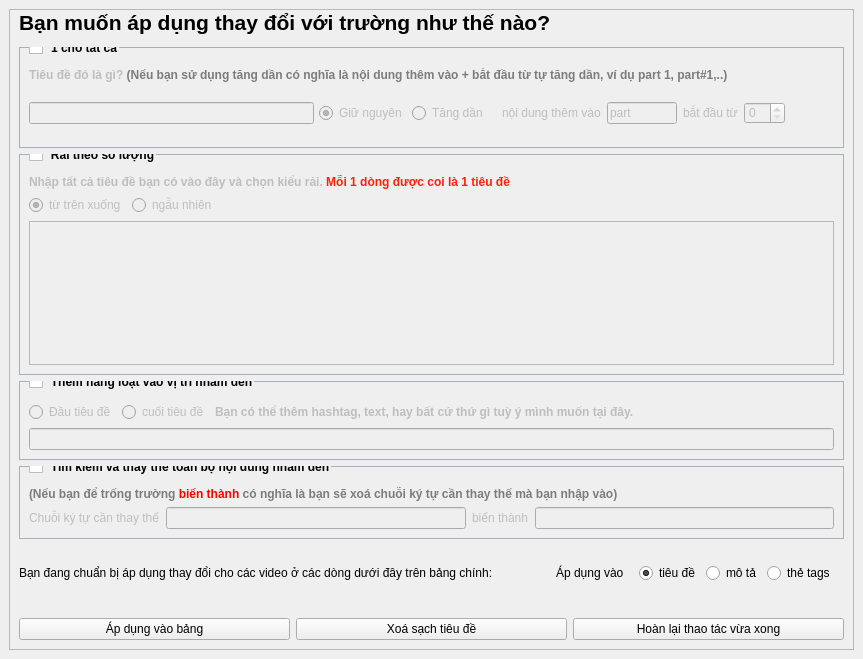
<?xml version="1.0" encoding="UTF-8"?>
<ui version="4.0">
 <class>MainWindow</class>
 <widget class="QMainWindow" name="MainWindow">
  <property name="geometry">
   <rect>
    <x>0</x>
    <y>0</y>
    <width>863</width>
    <height>659</height>
   </rect>
  </property>
  <property name="windowTitle">
   <string>Trình trình sửa trường hàng loạt</string>
  </property>
  <property name="windowIcon">
   <iconset>
    <normaloff>:/logo/icon-sw.png</normaloff>:/logo/icon-sw.png</iconset>
  </property>
  <widget class="QWidget" name="centralwidget">
   <layout class="QGridLayout" name="gridLayout">
    <item row="0" column="0">
     <widget class="QFrame" name="bulkEditTitle">
      <property name="frameShape">
       <enum>QFrame::StyledPanel</enum>
      </property>
      <property name="frameShadow">
       <enum>QFrame::Raised</enum>
      </property>
      <layout class="QVBoxLayout" name="verticalLayout_2">
       <property name="topMargin">
        <number>0</number>
       </property>
       <item>
        <widget class="QLabel" name="label_9">
         <property name="font">
          <font>
           <family>Segoe UI</family>
           <pointsize>16</pointsize>
           <weight>75</weight>
           <bold>true</bold>
          </font>
         </property>
         <property name="text">
          <string>Bạn muốn áp dụng thay đổi với trường như thế nào?</string>
         </property>
        </widget>
       </item>
       <item>
        <widget class="QScrollArea" name="scrollArea">
         <property name="styleSheet">
          <string notr="true">QScrollArea{
border:0
}</string>
         </property>
         <property name="widgetResizable">
          <bool>true</bool>
         </property>
         <widget class="QWidget" name="scrollAreaWidgetContents">
          <property name="geometry">
           <rect>
            <x>0</x>
            <y>0</y>
            <width>825</width>
            <height>501</height>
           </rect>
          </property>
          <layout class="QVBoxLayout" name="verticalLayout">
           <property name="leftMargin">
            <number>0</number>
           </property>
           <property name="topMargin">
            <number>6</number>
           </property>
           <property name="rightMargin">
            <number>0</number>
           </property>
           <item>
            <widget class="QGroupBox" name="aboveSection">
             <property name="styleSheet">
              <string notr="true">QGroupBox{
    border: 1px solid #a4b0be;
    margin-top: 0.5em;
	font-weight:bold
}
QGroupBox::title {
    top: -6px;
    left: 10px;
}
</string>
             </property>
             <property name="title">
              <string>1 cho tất cả</string>
             </property>
             <property name="flat">
              <bool>false</bool>
             </property>
             <property name="checkable">
              <bool>true</bool>
             </property>
             <property name="checked">
              <bool>false</bool>
             </property>
             <layout class="QVBoxLayout" name="verticalLayout_3">
              <property name="topMargin">
               <number>20</number>
              </property>
              <item>
               <widget class="QLabel" name="label">
                <property name="font">
                 <font>
                  <weight>75</weight>
                  <bold>true</bold>
                 </font>
                </property>
                <property name="text">
                 <string>&lt;html&gt;&lt;head/&gt;&lt;body&gt;&lt;p&gt;Tiêu đề đó là gì? &lt;span style=&quot; color:#7c7c7c;&quot;&gt;(Nếu bạn sử dụng tăng dần có nghĩa là nội dung thêm vào + bắt đầu từ tự tăng dần, ví dụ part 1, part#1,..)&lt;/span&gt;&lt;/p&gt;&lt;/body&gt;&lt;/html&gt;</string>
                </property>
               </widget>
              </item>
              <item>
               <layout class="QHBoxLayout" name="horizontalLayout_9">
                <property name="spacing">
                 <number>5</number>
                </property>
                <property name="leftMargin">
                 <number>0</number>
                </property>
                <property name="topMargin">
                 <number>5</number>
                </property>
                <property name="rightMargin">
                 <number>0</number>
                </property>
                <property name="bottomMargin">
                 <number>5</number>
                </property>
                <item>
                 <widget class="QLineEdit" name="oneTitle"/>
                </item>
                <item>
                 <widget class="QRadioButton" name="keepOriginal">
                  <property name="minimumSize">
                   <size>
                    <width>0</width>
                    <height>20</height>
                   </size>
                  </property>
                  <property name="text">
                   <string>Giữ nguyên</string>
                  </property>
                  <property name="checked">
                   <bool>true</bool>
                  </property>
                 </widget>
                </item>
                <item>
                 <widget class="QRadioButton" name="increaseNumber">
                  <property name="minimumSize">
                   <size>
                    <width>0</width>
                    <height>20</height>
                   </size>
                  </property>
                  <property name="text">
                   <string>Tăng dần</string>
                  </property>
                 </widget>
                </item>
                <item>
                 <widget class="QWidget" name="increaseSection" native="true">
                  <property name="enabled">
                   <bool>false</bool>
                  </property>
                  <layout class="QHBoxLayout" name="horizontalLayout_3">
                   <item>
                    <widget class="QLabel" name="label_3">
                     <property name="minimumSize">
                      <size>
                       <width>0</width>
                       <height>20</height>
                      </size>
                     </property>
                     <property name="text">
                      <string>nội dung thêm vào</string>
                     </property>
                    </widget>
                   </item>
                   <item>
                    <widget class="QLineEdit" name="fixedText">
                     <property name="maximumSize">
                      <size>
                       <width>70</width>
                       <height>16777215</height>
                      </size>
                     </property>
                     <property name="text">
                      <string>part</string>
                     </property>
                    </widget>
                   </item>
                   <item>
                    <widget class="QLabel" name="label_4">
                     <property name="text">
                      <string>bắt đầu từ</string>
                     </property>
                    </widget>
                   </item>
                   <item>
                    <widget class="QSpinBox" name="startFrom">
                     <property name="minimumSize">
                      <size>
                       <width>0</width>
                       <height>20</height>
                      </size>
                     </property>
                    </widget>
                   </item>
                   <item>
                    <spacer name="horizontalSpacer">
                     <property name="orientation">
                      <enum>Qt::Horizontal</enum>
                     </property>
                     <property name="sizeHint" stdset="0">
                      <size>
                       <width>40</width>
                       <height>20</height>
                      </size>
                     </property>
                    </spacer>
                   </item>
                  </layout>
                 </widget>
                </item>
               </layout>
              </item>
             </layout>
            </widget>
           </item>
           <item>
            <widget class="QGroupBox" name="belowSection">
             <property name="styleSheet">
              <string notr="true">QGroupBox{
    border: 1px solid #a4b0be;
    margin-top: 0.5em;
	font-weight:bold
}
QGroupBox::title {
    top: -6px;
    left: 10px;
}
</string>
             </property>
             <property name="title">
              <string>Rải theo số lượng</string>
             </property>
             <property name="checkable">
              <bool>true</bool>
             </property>
             <property name="checked">
              <bool>false</bool>
             </property>
             <layout class="QVBoxLayout" name="verticalLayout_4">
              <property name="topMargin">
               <number>20</number>
              </property>
              <item>
               <widget class="QLabel" name="label_2">
                <property name="font">
                 <font>
                  <weight>75</weight>
                  <bold>true</bold>
                 </font>
                </property>
                <property name="text">
                 <string>&lt;html&gt;&lt;head/&gt;&lt;body&gt;&lt;p&gt;Nhập tất cả tiêu đề bạn có vào đây và chọn kiểu rải. &lt;span style=&quot; color:#ff1f0f;&quot;&gt;Mỗi 1 dòng được coi là 1 tiêu đề&lt;/span&gt;&lt;/p&gt;&lt;/body&gt;&lt;/html&gt;</string>
                </property>
               </widget>
              </item>
              <item>
               <layout class="QHBoxLayout" name="horizontalLayout_8">
                <item>
                 <widget class="QRadioButton" name="ordered">
                  <property name="text">
                   <string>từ trên xuống</string>
                  </property>
                  <property name="checked">
                   <bool>true</bool>
                  </property>
                 </widget>
                </item>
                <item>
                 <widget class="QRadioButton" name="random">
                  <property name="text">
                   <string>ngẫu nhiên</string>
                  </property>
                 </widget>
                </item>
                <item>
                 <spacer name="horizontalSpacer_2">
                  <property name="orientation">
                   <enum>Qt::Horizontal</enum>
                  </property>
                  <property name="sizeHint" stdset="0">
                   <size>
                    <width>40</width>
                    <height>20</height>
                   </size>
                  </property>
                 </spacer>
                </item>
               </layout>
              </item>
              <item>
               <widget class="QPlainTextEdit" name="plainTextEdit">
                <property name="maximumSize">
                 <size>
                  <width>16777215</width>
                  <height>400</height>
                 </size>
                </property>
               </widget>
              </item>
             </layout>
            </widget>
           </item>
           <item>
            <widget class="QGroupBox" name="thirdSection">
             <property name="styleSheet">
              <string notr="true">QGroupBox{
    border: 1px solid #a4b0be;
    margin-top: 0.5em;
	font-weight:bold
}
QGroupBox::title {
    top: -6px;
    left: 10px;
}
</string>
             </property>
             <property name="title">
              <string>Thêm hàng loạt vào vị trí nhắm đến</string>
             </property>
             <property name="checkable">
              <bool>true</bool>
             </property>
             <property name="checked">
              <bool>false</bool>
             </property>
             <layout class="QVBoxLayout" name="verticalLayout_6">
              <property name="topMargin">
               <number>20</number>
              </property>
              <item>
               <layout class="QHBoxLayout" name="horizontalLayout_5">
                <item>
                 <widget class="QRadioButton" name="startOfTitle">
                  <property name="text">
                   <string>Đầu tiêu đề</string>
                  </property>
                 </widget>
                </item>
                <item>
                 <widget class="QRadioButton" name="endOfTitle">
                  <property name="text">
                   <string>cuối tiêu đề</string>
                  </property>
                 </widget>
                </item>
                <item>
                 <widget class="QLabel" name="label_6">
                  <property name="font">
                   <font>
                    <weight>75</weight>
                    <bold>true</bold>
                   </font>
                  </property>
                  <property name="text">
                   <string>&lt;html&gt;&lt;head/&gt;&lt;body&gt;&lt;p&gt;Bạn có thể thêm hashtag, text, hay bất cứ thứ gì tuỳ ý mình muốn tại đây.&lt;/p&gt;&lt;/body&gt;&lt;/html&gt;</string>
                  </property>
                 </widget>
                </item>
                <item>
                 <spacer name="horizontalSpacer_4">
                  <property name="orientation">
                   <enum>Qt::Horizontal</enum>
                  </property>
                  <property name="sizeHint" stdset="0">
                   <size>
                    <width>40</width>
                    <height>20</height>
                   </size>
                  </property>
                 </spacer>
                </item>
               </layout>
              </item>
              <item>
               <layout class="QHBoxLayout" name="horizontalLayout_6">
                <item>
                 <widget class="QLineEdit" name="textNeedToAdd"/>
                </item>
               </layout>
              </item>
             </layout>
            </widget>
           </item>
           <item>
            <widget class="QGroupBox" name="fourthSection">
             <property name="styleSheet">
              <string notr="true">QGroupBox{
    border: 1px solid #a4b0be;
    margin-top: 0.5em;
	font-weight:bold
}
QGroupBox::title {
    top: -6px;
    left: 10px;
}
</string>
             </property>
             <property name="title">
              <string>Tìm kiếm và thay thế toàn bộ nội dung nhắm đến</string>
             </property>
             <property name="checkable">
              <bool>true</bool>
             </property>
             <property name="checked">
              <bool>false</bool>
             </property>
             <layout class="QVBoxLayout" name="verticalLayout_7">
              <property name="topMargin">
               <number>20</number>
              </property>
              <item>
               <widget class="QLabel" name="label_5">
                <property name="font">
                 <font>
                  <weight>75</weight>
                  <bold>true</bold>
                 </font>
                </property>
                <property name="text">
                 <string>&lt;html&gt;&lt;head/&gt;&lt;body&gt;&lt;p&gt;&lt;span style=&quot; color:#7c7c7c;&quot;&gt;(Nếu bạn để trống trường &lt;/span&gt;&lt;span style=&quot; color:#ff0000;&quot;&gt;biến thành&lt;/span&gt;&lt;span style=&quot; color:#7c7c7c;&quot;&gt; có nghĩa là bạn sẽ xoá chuỗi ký tự cần thay thế mà bạn nhập vào)&lt;/span&gt;&lt;/p&gt;&lt;/body&gt;&lt;/html&gt;</string>
                </property>
               </widget>
              </item>
              <item>
               <layout class="QHBoxLayout" name="horizontalLayout_7">
                <item>
                 <widget class="QLabel" name="label_7">
                  <property name="text">
                   <string>Chuỗi ký tự cần thay thế</string>
                  </property>
                 </widget>
                </item>
                <item>
                 <widget class="QLineEdit" name="replaceThisText"/>
                </item>
                <item>
                 <widget class="QLabel" name="label_8">
                  <property name="text">
                   <string>biến thành</string>
                  </property>
                 </widget>
                </item>
                <item>
                 <widget class="QLineEdit" name="replaceToThis"/>
                </item>
               </layout>
              </item>
             </layout>
            </widget>
           </item>
           <item>
            <spacer name="verticalSpacer_2">
             <property name="orientation">
              <enum>Qt::Vertical</enum>
             </property>
             <property name="sizeHint" stdset="0">
              <size>
               <width>20</width>
               <height>40</height>
              </size>
             </property>
            </spacer>
           </item>
          </layout>
         </widget>
        </widget>
       </item>
       <item>
        <layout class="QHBoxLayout" name="horizontalLayout">
         <item>
          <widget class="QLabel" name="label_11">
           <property name="text">
            <string>Bạn đang chuẩn bị áp dụng thay đổi cho các video ở các dòng dưới đây trên bảng chính:</string>
           </property>
          </widget>
         </item>
         <item>
          <spacer name="horizontalSpacer_3">
           <property name="orientation">
            <enum>Qt::Horizontal</enum>
           </property>
           <property name="sizeHint" stdset="0">
            <size>
             <width>40</width>
             <height>20</height>
            </size>
           </property>
          </spacer>
         </item>
         <item>
          <widget class="QLabel" name="label_10">
           <property name="text">
            <string>Áp dụng vào</string>
           </property>
          </widget>
         </item>
         <item>
          <widget class="QWidget" name="widget" native="true">
           <layout class="QHBoxLayout" name="horizontalLayout_4">
            <item>
             <widget class="QRadioButton" name="toTitle">
              <property name="text">
               <string>tiêu đề</string>
              </property>
              <property name="checked">
               <bool>true</bool>
              </property>
             </widget>
            </item>
            <item>
             <widget class="QRadioButton" name="toDescription">
              <property name="text">
               <string>mô tả</string>
              </property>
             </widget>
            </item>
            <item>
             <widget class="QRadioButton" name="toTags">
              <property name="text">
               <string>thẻ tags</string>
              </property>
             </widget>
            </item>
           </layout>
          </widget>
         </item>
        </layout>
       </item>
       <item>
        <widget class="QLabel" name="whichIndex">
         <property name="maximumSize">
          <size>
           <width>1000</width>
           <height>16777215</height>
          </size>
         </property>
         <property name="text">
          <string/>
         </property>
         <property name="wordWrap">
          <bool>true</bool>
         </property>
        </widget>
       </item>
       <item>
        <layout class="QHBoxLayout" name="horizontalLayout_2">
         <item>
          <widget class="QPushButton" name="applyToTable">
           <property name="text">
            <string>Áp dụng vào bảng</string>
           </property>
          </widget>
         </item>
         <item>
          <widget class="QPushButton" name="clearAll">
           <property name="text">
            <string>Xoá sạch tiêu đề</string>
           </property>
          </widget>
         </item>
         <item>
          <widget class="QPushButton" name="undoAction">
           <property name="text">
            <string>Hoàn lại thao tác vừa xong</string>
           </property>
          </widget>
         </item>
        </layout>
       </item>
      </layout>
     </widget>
    </item>
   </layout>
  </widget>
 </widget>
 <resources>
  <include location="../resource.qrc"/>
 </resources>
 <connections/>
</ui>
